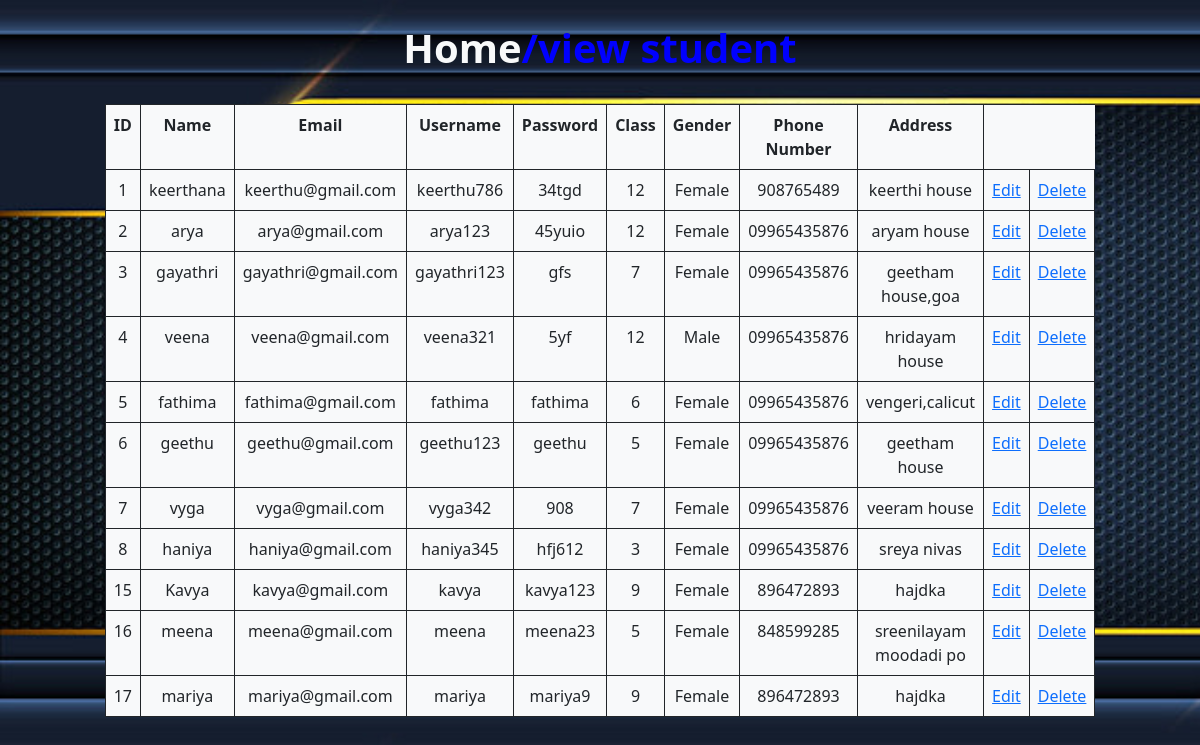
The page /managestudent on the database as committed earlier.
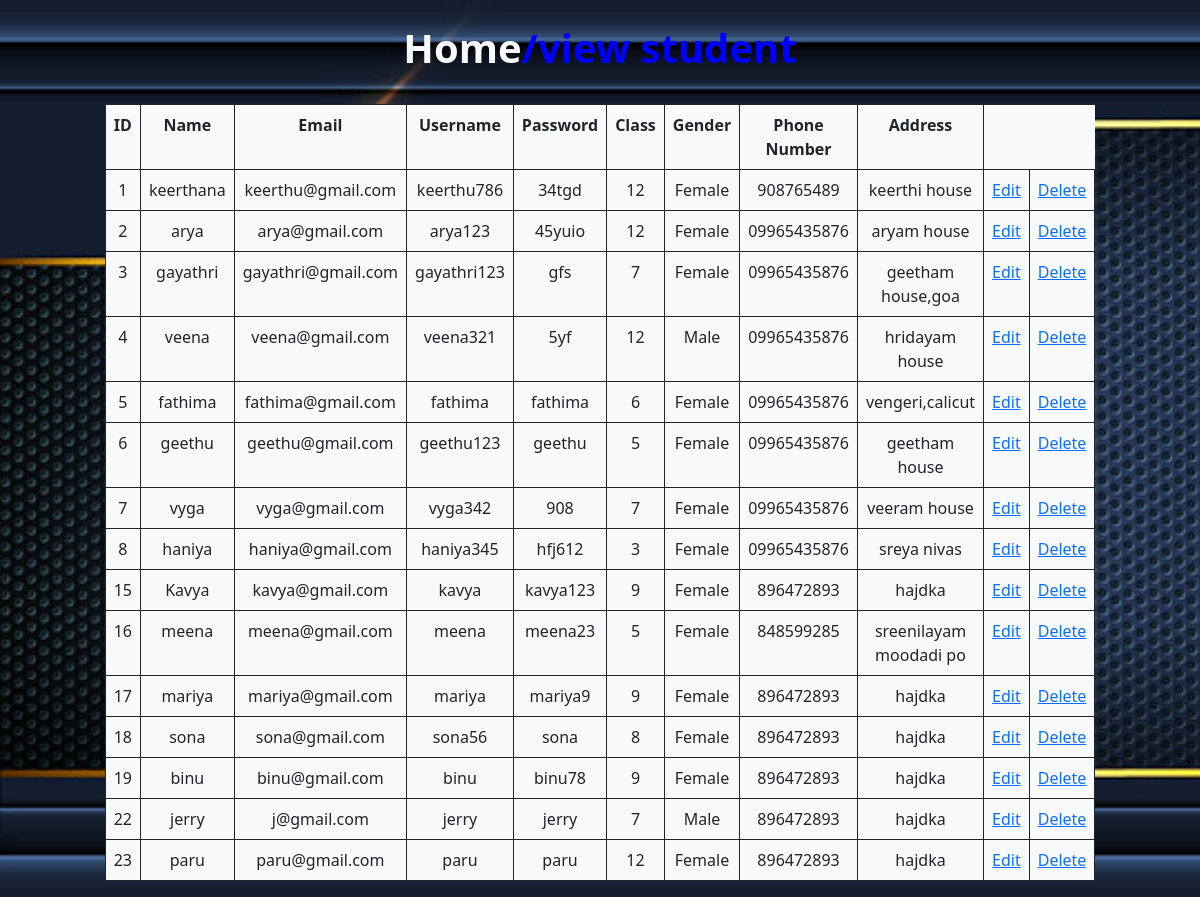
The same page on the database as committed later.
### school_app/models.py (models this page shows)
class Student(models.Model):
    Name=models.CharField(max_length=20)
    Email=models.EmailField(max_length=20)
    GENDER_CHOICES= (
        ('M', 'Male'),
        ('F', 'Female'),
        )
    Gender = models.CharField(max_length=1, choices=GENDER_CHOICES)
    Address=models.CharField(max_length=50)
    Phone_no=models.CharField(max_length=12)
    user_type=models.CharField(max_length=10)
    value=models.IntegerField(max_length=1)
    Username=models.CharField(max_length=12,default='student')
    Password=models.CharField(max_length=8,default=788904)
    cls=models.CharField(max_length=5,default=0)

### school_app/views.py (the view)
# urls.py: path('managestudent',views.managestudent,name='managestudent'),
def managestudent(request):
    a=Student.objects.all()
    return render(request,'managestudent.html',{'a1':a})

### school_app/templates/managestudent.html (shortened to what this page needs)
<!DOCTYPE html>
<html lang="en">
<head>
    <link href="https://cdn.jsdelivr.net/npm/bootstrap@5.0.2/dist/css/bootstrap.min.css" rel="stylesheet"
>
</head>
<body>
    <br>
    <h1><a href="adminhome" class="text-light text-decoration-none">Home</a>/view student</h1><br>
    <div>
        <table class="table  table-bordered w-75 bg-light h-100 border-dark ">
            <tr>
                <th>ID</th>
                <th>Name</th>
                <th>Email</th>
                <th>Username</th>
                <th>Password</th>
                <th>Class</th>
                <th>Gender</th>
                <th>Phone Number</th>
                <th>Address</th>
            </tr>
            {% for i in a1 %}
            <tr>
                <td>{{i.id}}</td>
                <td>{{i.Name}}</td>
                <td>{{i.Email}}</td>
                <td>{{i.Username}}</td>
                <td>{{i.Password}}</td>
                <td>{{i.cls}}</td>
                <td>{{i.Gender}}</td>
                <td>{{i.Phone_no}}</td>
                <td>{{i.Address}}</td>
                <td><a href="editstudents/{{i.id}}">Edit</a></td>
                <td><a href="deletestudents/{{i.id}}">Delete</a></td>
            </tr>
            {% endfor %}
        </table>
</body>
</html>

Rows that differ between the two databases and show on the page:
added Student: id "18", Name "sona", Email "sona@gmail.com", Username "sona56", Password "sona", cls "8", Gender "Female", Phone_no "896472893", Address "hajdka"
added Student: id "19", Name "binu", Email "binu@gmail.com", Username "binu", Password "binu78", cls "9", Gender "Female", Phone_no "896472893", Address "hajdka"
added Student: id "22", Name "jerry", Email "j@gmail.com", Username "jerry", Password "jerry", cls "7", Gender "Male", Phone_no "896472893", Address "hajdka"
added Student: id "23", Name "paru", Email "paru@gmail.com", Username "paru", Password "paru", cls "12", Gender "Female", Phone_no "896472893", Address "hajdka"
